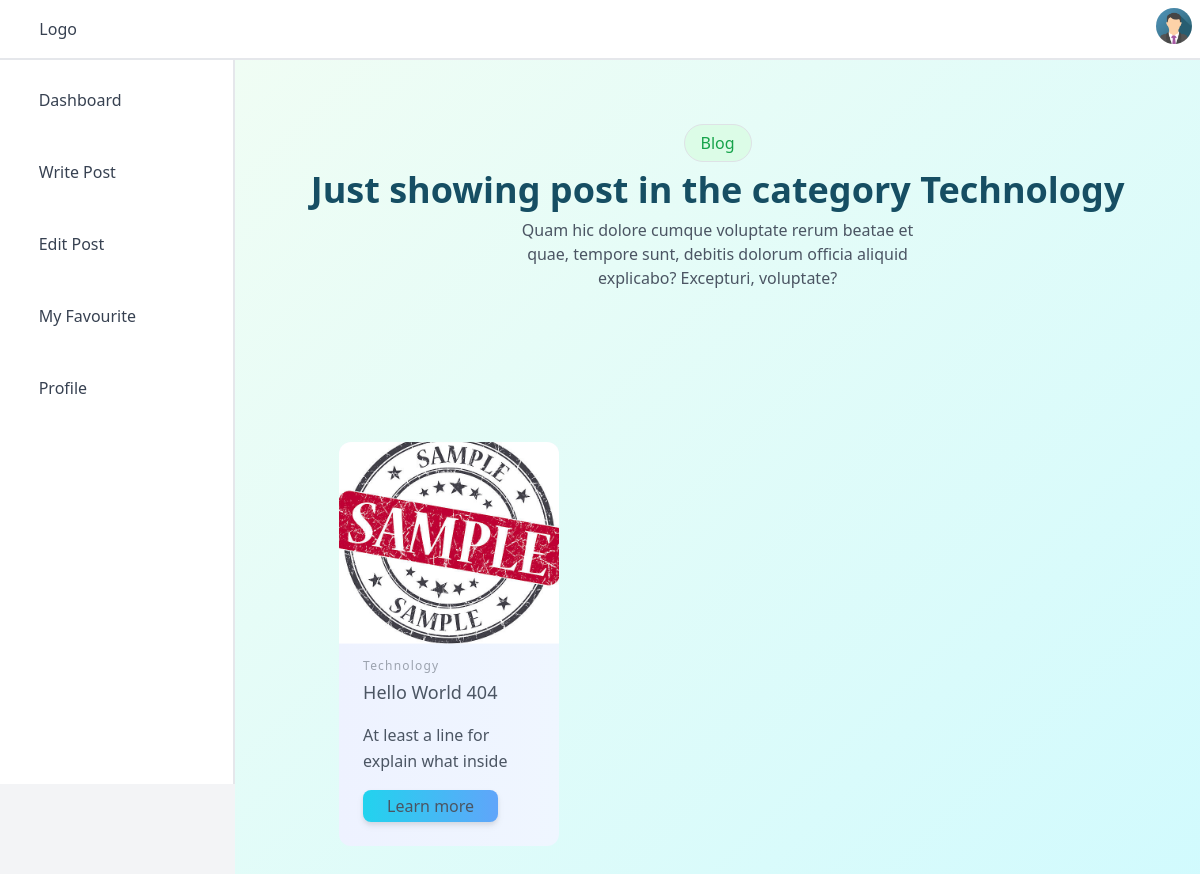
The app's page /blog/category/technology (signed in) with its own data.
### Blog/models.py (models this page shows, shortened)
class AuthorUser(AbstractUser):
    profile_photo = models.ImageField(upload_to=author_profile,blank=True,null=True)
    bio = models.CharField(max_length=255,blank=True,null=True)
    rank = models.CharField(max_length=255,choices=[("Author","Author"),("Moderator","Moderator"),("Admin","Admin"),("Banned","Banned")])
    dob = models.DateTimeField(null=True,blank=True)
    gender = models.CharField(max_length=10,blank=True,null=True,choices=[("Male","Male"),("Female","Female")])
    website = models.SlugField(null=True,blank=True)
    facebook_profile = models.SlugField(null=True,blank=True)
    twitter_profile = models.SlugField(null=True,blank=True)
    github_profile = models.SlugField(null=True,blank=True)
    country = models.CharField(max_length=255,blank=True,null=True)
    city = models.CharField(max_length=255,null=True,blank=True)
    phone = models.IntegerField(null=True,blank=True)
    is_deleted = models.BooleanField(default=False)
    note = models.TextField(blank=True,null=True)

class Category(MPTTModel):
    parent = TreeForeignKey('self', on_delete=models.CASCADE,null=True,blank=True, related_name='children')
    name = models.CharField(max_length=255)
    slug = models.CharField(unique=True,null=True,blank=True,max_length=255)
    date = models.DateTimeField(default=datetime.datetime.now)
    is_active = models.BooleanField(default=True)
    note = models.TextField(blank=True,null=True)
    def __str__(self):
        return self.name

class Post(models.Model):
    title = models.CharField(max_length=255)
    slug = models.CharField(unique=True,null=True,blank=True,max_length=255)
    description = models.CharField(max_length=255,blank=True)
    cover_photo = models.ImageField(upload_to=post_cover,default="blog/post_cover/cover.jpg")
    content = models.TextField()
    author = models.ForeignKey('AuthorUser',on_delete=models.SET_NULL,null=True,related_name="user_post")
    category = models.ForeignKey(Category,on_delete=models.SET_NULL,null=True,related_name="category_post")
    tags = TaggableManager(blank=True)
    date = models.DateTimeField(default=datetime.datetime.now)
    last_modified = models.DateTimeField(default=datetime.datetime.now)
    status = models.CharField(max_length=255,choices=[("Draft","Draft"),("Published","Published"),("Hot","Hot"),("Rejected","Rejected")])
    is_deleted = models.BooleanField(default=False)
    note = models.TextField(blank=True,null=True)

### Blog/views.py (the view)
# urls.py: path("category/<str:slug>",views.category,name="category"),
def category(request,slug):
    category = Category.objects.get(slug=slug)
    posts = Post.objects.filter(Q(status="Published")|Q(status="Hot"),category=category)
    return render(request,"blog/category_post.html",{"posts":posts,"category":category})

### Blog/context_processors.py (called while the page is built)
def context_extra(request):
    if request.user.is_authenticated:
        notifications = Notification.objects.filter(user=request.user,read_time=None)[:10]
        context = {
            "new_notifications":notifications
        }
        return context
    else:
        return {}

### base/templatetags/blog_tags.py (called while the page is built)
@register.filter(name='html_trunc')
def excerpt_with_ptag_spacing(value, arg):
    try:
        limit = int(arg)
    except ValueError:
        return 'Invalid literal for int().'
    value = strip_spaces_between_tags(value)
    value = value.replace("</"," </")
    value = value.replace("<br>"," ")
    value = strip_tags(value)
    value = value.replace("&nbsp;"," ")
    value = value.replace("&quot;"," ")
    return Truncator(value).chars(limit,truncate="...")

### base/templates/blog/category_post.html (shortened to what this page needs)
{% extends 'blog/layout.html' %}
{% load blog_tags %}
{% block body %}
<div class="py-16 bg-gradient-to-br from-green-50 to-cyan-100">
    <div class="container m-auto px-6 text-gray-600 md:px-12 xl:px-6">
        <div class="mb-12 space-y-2 text-center">
          <span class="block w-max mx-auto px-3 py-1.5 border border-green-200 rounded-full bg-green-100 text-green-600">Blog</span>
          <h2 class="text-2xl text-cyan-900 font-bold md:text-4xl">Just showing post in the category {{category}}</h2>
          <p class="lg:w-6/12 lg:mx-auto">Quam hic dolore cumque voluptate rerum beatae et quae, tempore sunt, debitis dolorum officia aliquid explicabo? Excepturi, voluptate?</p>
        </div>
        <section class="text-gray-600 body-font">
            <div class="container px-5 py-24 mx-auto">
            <div class="flex flex-wrap -m-4">
                {% for post in posts %}
                    <div class="p-4 md:w-1/3">
                        <div class="h-full rounded-xl shadow-cla-blue bg-gradient-to-r from-indigo-50 to-blue-50 overflow-hidden">
                            <img class="lg:h-48 md:h-36 w-full object-cover object-center scale-110 transition-all duration-400 hover:scale-100" src="{% if post.cover_photo %} {{ post.cover_photo.url }} {% else %} https://upload.wikimedia.org/wikipedia/commons/6/65/No-Image-Placeholder.svg {% endif %}" alt="Thumbnail" onerror="this.onerror=null;this.src='https://upload.wikimedia.org/wikipedia/commons/6/65/No-Image-Placeholder.svg';">
                            <div class="p-6">
                                <h2 class="tracking-widest text-xs title-font font-medium text-gray-400 mb-1">{% if post.category.level > 1 %} {{post.category.get_root}} ... {{post.category}} {% elif post.category.is_root_node %} {{post.category}} {% elif post.category == None %} Not categorized {% else %} {{post.category.get_root}} >> {{post.category}} {% endif %}</h2>
                                <h1 class="title-font text-lg font-medium text-gray-600 mb-3">{{post.title|striptags}}</h1>
                                <p class="leading-relaxed mb-3">
                                    {% if post.description %}
                                    {{post.description|html_trunc:255}}
                                    {% else %}
                                    {{post.content|html_trunc:255}}
                                    {% endif %}
                                </p>
                                <div class="flex items-center flex-wrap ">
                                    {% if post.category.slug %}
                                        <a href="{% url 'Blog:read_post' post.category.slug post.slug %}"><button class="bg-gradient-to-r from-cyan-400 to-blue-400 hover:scale-105 drop-shadow-md  shadow-cla-blue px-4 py-1 rounded-lg">Learn more</button></a>
                                    {% else %}
                                        <a href="{% url 'Blog:read_post' 'uncategorized' post.slug %}"><button class="bg-gradient-to-r from-cyan-400 to-blue-400 hover:scale-105 drop-shadow-md  shadow-cla-blue px-4 py-1 rounded-lg">Learn more</button></a>
                                    {% endif %}
                                    </div>
                            </div>
                        </div>
                    </div>
                {% endfor %}
            </div>
            </div>
        </section>
    </div>
</div>
  {% endblock %}

### base/templates/blog/layout.html (shortened to what this page needs)
<!DOCTYPE html>
<link rel="stylesheet" href="/static/blog/style/tail/boxicons.min.css">
<script src="/static/blog/script/tail/tailwind.js"></script>
<link rel="stylesheet" href="/static/blog/style/style.css">
<link rel="stylesheet" href="/static/blog/style/font-awesome/fontawesome.css">
<link rel="stylesheet" href="/static/blog/style/font-awesome/brands.css">
<link rel="stylesheet" href="/static/blog/style/font-awesome/solid.css">
<link href="/static/blog/style/bootstrap/bootstrap.min.css" rel="stylesheet">
<link href="/static/blog/style/flowbite.min.css" rel="stylesheet">
<link rel="stylesheet" href="/static/blog/style/select2.min.css">
<main class="min-h-screen w-full bg-gray-100 text-gray-700" x-data="layout">
    <header class="flex w-full items-center justify-between border-b-2 border-gray-200 bg-white p-2">
        <div class="flex items-center space-x-2">
            <button type="button" class="text-3xl" @click="asideOpen = !asideOpen"><i class="bx bx-menu"></i></button>
            <div>Logo</div>
        </div>
        <div>
            <button type="button" @click="profileOpen = !profileOpen" @click.outside="profileOpen = false"
                class="h-9 w-9 overflow-hidden rounded-full">
                {% if user.is_authenticated %}
                <img src="{{user.profile_photo.url}}" alt="User Avatar"/>
                {% else %}
                <svg width="80" height="80" class="jdenticon" data-jdenticon-value="user_avater"></svg>
                {% endif %}
            </button>
        </div>
    </header>
    <div class="flex">
        <aside class="flex w-72 flex-col space-y-2 border-r-2 border-gray-200 bg-white p-2" style="height: 90.5vh"
            x-show="asideOpen">
            <a href="{% url 'Blog:blog_index' %}" class="flex items-center space-x-1 rounded-md px-2 py-3 hover:bg-gray-100 hover:text-blue-600">
                <span class="text-2xl"><i class="bx bx-home"></i></span>
                <span>Dashboard</span>
            </a>
            <a href="{% url 'Blog:write_post' %}" class="flex items-center space-x-1 rounded-md px-2 py-3 hover:bg-gray-100 hover:text-blue-600">
                <span class="text-2xl"><i class="bx bx-cart"></i></span>
                <span>Write Post</span>
            </a>
            <a href="{% url 'Blog:edit_post' 3 %}" class="flex items-center space-x-1 rounded-md px-2 py-3 hover:bg-gray-100 hover:text-blue-600">
                <span class="text-2xl"><i class="bx bx-shopping-bag"></i></span>
                <span>Edit Post</span>
            </a>
            <a href="#" class="flex items-center space-x-1 rounded-md px-2 py-3 hover:bg-gray-100 hover:text-blue-600">
                <span class="text-2xl"><i class="bx bx-heart"></i></span>
                <span>My Favourite</span>
            </a>
            <a href="#" class="flex items-center space-x-1 rounded-md px-2 py-3 hover:bg-gray-100 hover:text-blue-600">
                <span class="text-2xl"><i class="bx bx-user"></i></span>
                <span>Profile</span>
            </a>
        </aside>
        <div class="w-full mb-8 bg-white">
            {% block body %}
            {% endblock %}
        </div>
    </div>
</main>
</html>

### records on screen
AuthorUser: profile_photo (picture)
Category: name "Technology"
Post: cover_photo (picture), category "Technology", title "Hello World 404", description|html_trunc "At least a line for explain what inside", shows "Learn more"
